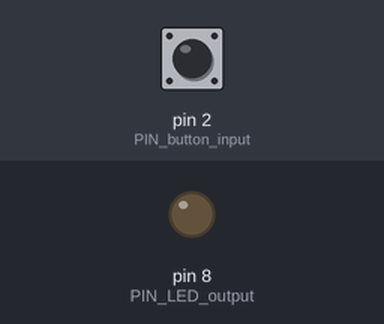
Bench run of a sketch on a simulated Arduino Uno, built with avr-gcc and run on an emulated ATmega328P. On the bench: output pins drawn as LEDs (lit = HIGH). The inputs (shaded band) are chosen by the test bench; at power-on: pin 2 (PIN_button_input) LOW.

Above: at 1.2 s.
1.3 s: pin 2 (PIN_button_input) pulled HIGH for 0.15 s
At 1.37 s:
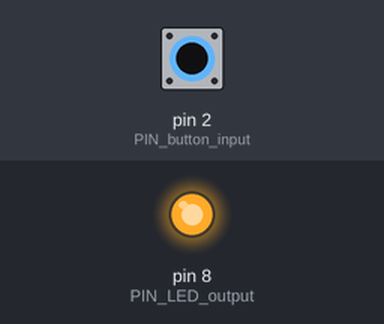
2.9 s: pin 2 (PIN_button_input) pulled HIGH for 3.2 s
At 6.6 s:
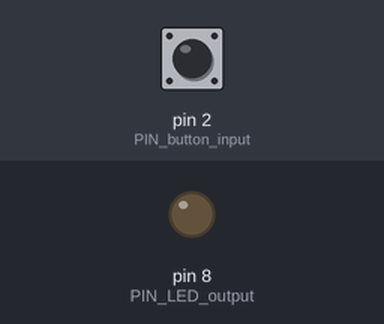
Timing chart, 0 to 8.1 s (numbered marks = the images above; inputs shaded):
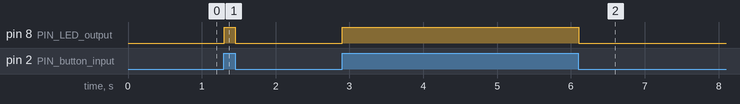

The sketch:

06_Digital_Input.ino
```cpp
// ============================================================
//  Digital Input -- Reading a Button
//  Source: Day 1, Slide 67 ("Step 5: Add Conditional Statement")
// ============================================================
#define PIN_button_input 2
#define PIN_LED_output   8

void setup()
{
  pinMode(PIN_button_input, INPUT);
  pinMode(PIN_LED_output, OUTPUT);
}

void loop()
{
  if (digitalRead(PIN_button_input) == HIGH) {
    digitalWrite(PIN_LED_output, HIGH);
  }
  else {
    digitalWrite(PIN_LED_output, LOW);
  }

  delay(10);
}
```

Measured:
- after the input at 1.3 s, pin 8 (PIN_LED_output): LOW → HIGH at once, → LOW 0.15 s later
- after the input at 2.9 s, pin 8 (PIN_LED_output): LOW → HIGH at once, → LOW 3.2 s later
